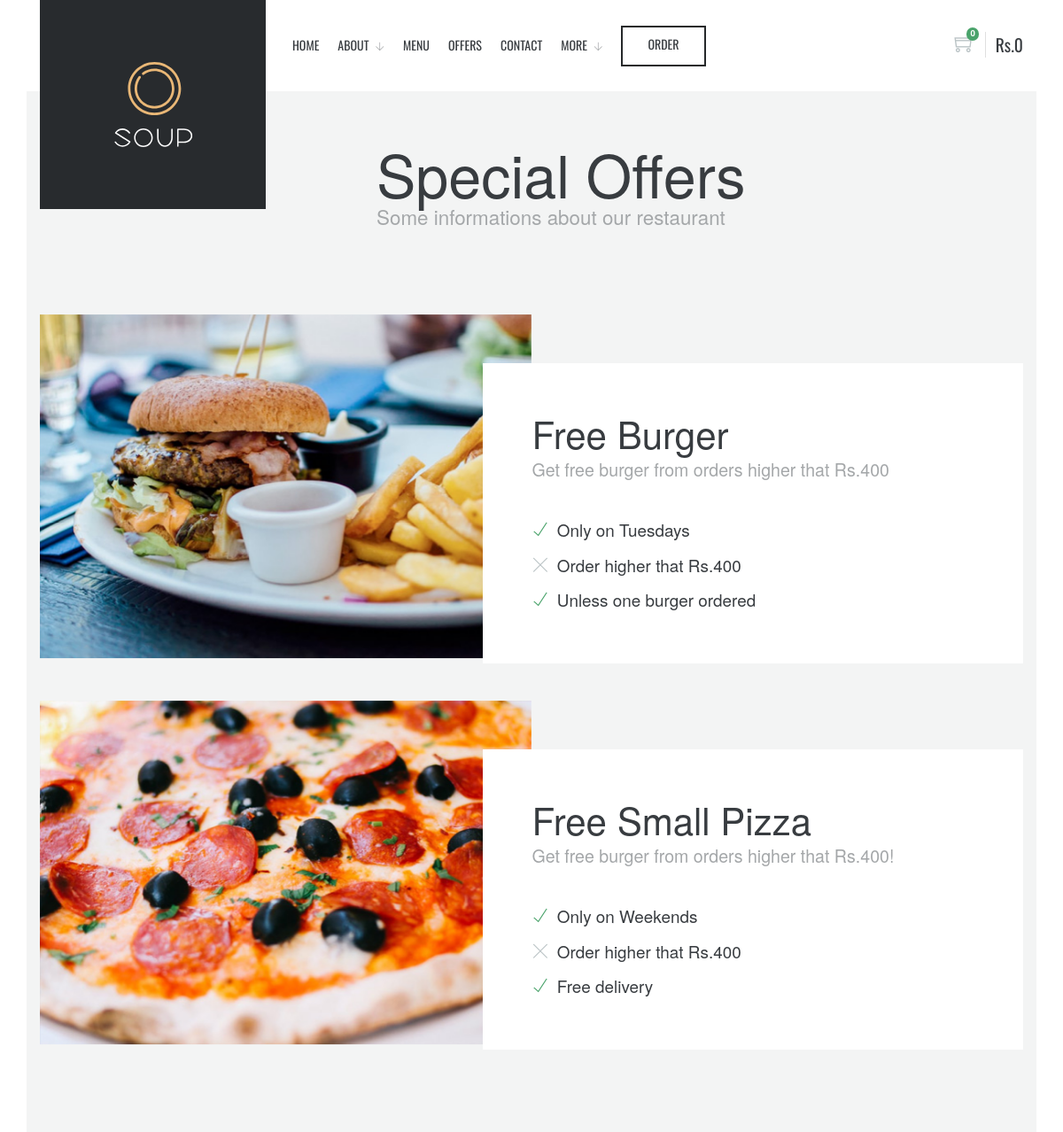
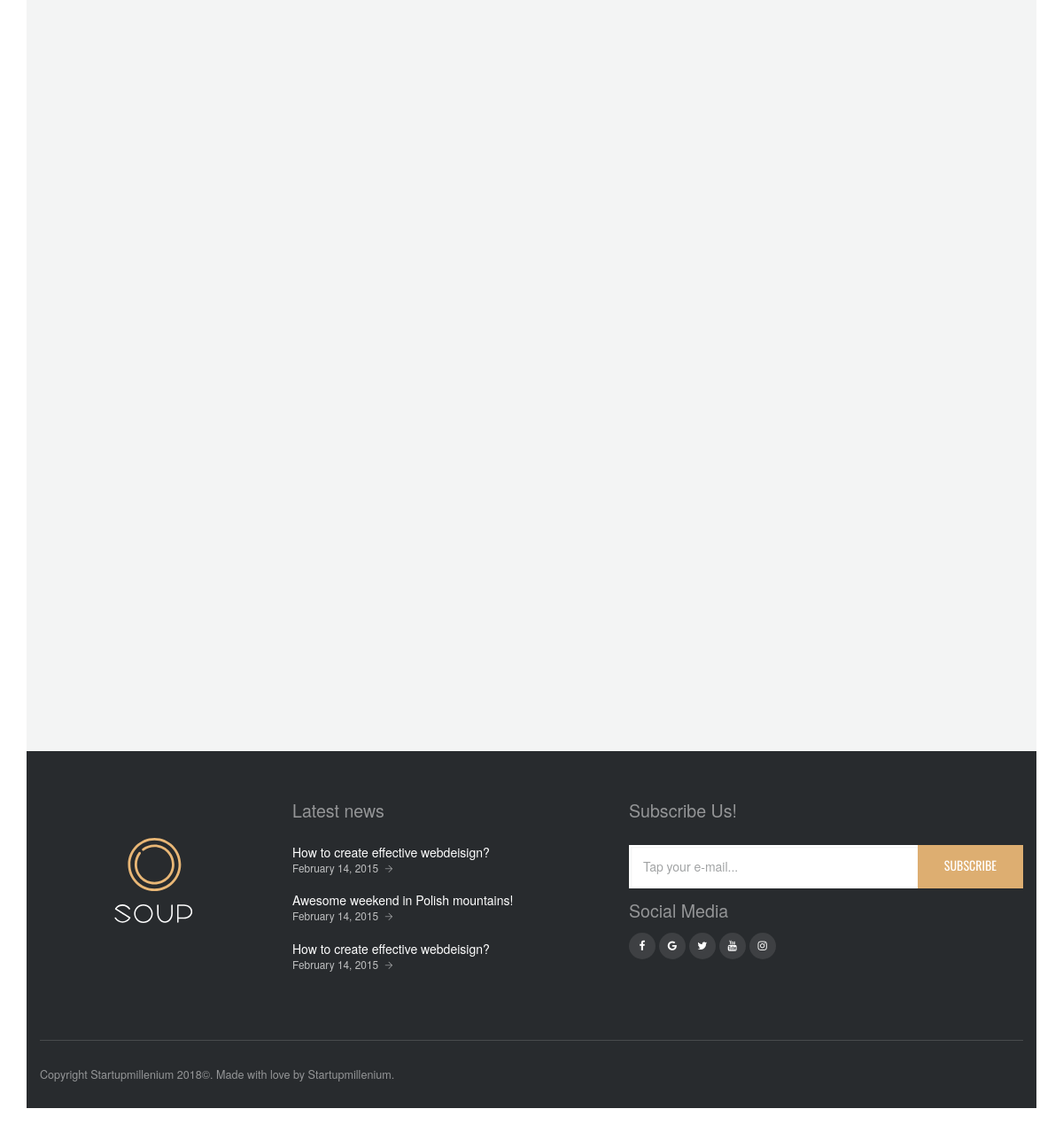
Screenshot of /offer.php with the database file from the repository (2 pictures, top to bottom).
### tables this page shows
CREATE TABLE `soup_offers` (
  `id` int(11) NOT NULL,
  `offer_title` varchar(30) NOT NULL,
  `offer_description` varchar(100) NOT NULL,
  `image` varchar(100) NOT NULL,
  `offer_cond1` varchar(10) NOT NULL,
  `offer_condition1` varchar(100) NOT NULL,
  `offer_cond2` varchar(10) NOT NULL,
  `offer_condition2` varchar(100) NOT NULL,
  `offer_cond3` varchar(10) NOT NULL,
  `offer_condition3` varchar(100) NOT NULL
);

### offer.php (the view, shortened to what this page needs)
<!DOCTYPE html>
<html lang="en">
<head>
<link rel="stylesheet" href="assets/plugins/bootstrap/dist/css/bootstrap.min.css" />
<link rel="stylesheet" href="assets/plugins/slick-carousel/slick/slick.css" />
<link rel="stylesheet" href="assets/plugins/animate.css/animate.min.css" />
<link rel="stylesheet" href="assets/plugins/animsition/dist/css/animsition.min.css" />
<link rel="stylesheet" href="assets/css/themify-icons.css" />
<link rel="stylesheet" href="assets/plugins/font-awesome/css/font-awesome.min.css" />
<link id="theme" rel="stylesheet" href="assets/css/themes/theme-beige.min.css" />
</head>
<body>
<?php
            $tot=0;
            $total_results=0;
            ?>
<div id="body-wrapper" class="animsition">
    <header id="header" class="light">
        <div class="container">
            <div class="row">
                <div class="col-md-3">
                    <div class="module module-logo dark">
                        <a href="index.php">
                            <img src="assets/img/logo-light.svg" alt="" width="88">
                        </a>
                    </div>
                </div>
                <div class="col-md-7">
                    <nav class="module module-navigation left mr-4">
                        <ul id="nav-main" class="nav nav-main">
                            <li><a href="index.php">Home</a></li>
                            <li class="has-dropdown">
                                <a href="#">About</a>
                            </li>
                            <li><a href="menu.php">Menu</a></li>
                            <li><a href="offer.php">Offers</a></li>
                            <li><a href="contact.php">Contact</a></li>
                            <li class="has-dropdown">
                                <a href="#">More</a>
                            </li>
                        </ul>
                    </nav>
                    <div class="module left" >
                        <a href="menu.php" class="btn btn-outline-secondary"><span>Order</span></a>
                    </div>
                </div>
                <div class="col-md-2">
                    <a href="#" class="module module-cart right" data-toggle="panel-cart">
                        <span class="cart-icon">
                            <i class="ti ti-shopping-cart"></i>
                            <span class="notification"><?php echo $total_results;  ?></span>
                        </span>
                        <span class="cart-value">Rs.<?php echo $tot;  ?></span>
                    </a>
                </div>
            </div>
        </div>
    </header>
    <div id="content">
        <div class="page-title bg-light">
            <div class="container">
                <div class="row">
                    <div class="col-lg-8 push-lg-4">
                        <h1 class="mb-0">Special Offers</h1>
                        <h4 class="text-muted mb-0">Some informations about our restaurant</h4>
                    </div>
                </div>
            </div>
        </div>
        <div class="page-content bg-light">
            <div class="container">
 <?php
              $mysqli = mysqli_connect("localhost", "root", "", "food");
            $per_page = 5000;
            if ($result = $mysqli->query("SELECT * FROM soup_offers "))
            {
            if ($result->num_rows != 0)
            {
            $total_results = $result->num_rows;
            $total_pages = ceil($total_results / $per_page);
            if (isset($_GET['page']) && is_numeric($_GET['page']))
            {
            $show_page = $_GET['page'];
            if ($show_page > 0 && $show_page <= $total_pages)
            {
            $start = ($show_page -1) * $per_page;
            $end = $start + $per_page;
            }
            else
            {
            $start = 0;
            $end = $per_page;
            }
            }
            else
            {
            $start = 0;
            $end = $per_page;
            }
            for ($i = $start; $i < $end; $i++)
            {
            if ($i == $total_results) { break; }
            $result->data_seek($i);
            $row = $result->fetch_row();
            ?>
                <div class="special-offer mb-5 animated" data-animation="fadeIn">
                    <img src="assets/img/photos/<?php echo $row[3] ?>" alt="" class="special-offer-image">
                    <div class="special-offer-content">
                        <h2 class="mb-2"><?php echo $row[1] ?></h2>
                        <h5 class="text-muted mb-5"><?php echo $row[2] ?></h5>
                        <ul class="list-check text-lg mb-0">
                            <li class="<?php echo $row[4] ?>"><?php echo $row[5] ?></li>
                            <li class="<?php echo $row[6] ?>"><?php echo $row[7] ?></li>
                            <li class="<?php echo $row[8] ?>"><?php echo $row[9] ?></li>
                        </ul>
                    </div>
                </div>
 <?php
}
}
}
            ?>
            </div>
        </div>
        <footer id="footer" class="bg-dark dark">
            <div class="container">
                <div class="footer-first-row row">
                    <div class="col-lg-3 text-center">
                        <a href="index.html"><img src="assets/img/logo-light.svg" alt="" width="88" class="mt-5 mb-5"></a>
                    </div>
                    <div class="col-lg-4 col-md-6">
                        <h5 class="text-muted">Latest news</h5>
                        <ul class="list-posts">
                            <li>
                                <a href="blog.html" class="title">How to create effective webdeisign?</a>
                                <span class="date">February 14, 2015</span>
                            </li>
                            <li>
                                <a href="blog.html" class="title">Awesome weekend in Polish mountains!</a>
                                <span class="date">February 14, 2015</span>
                            </li>
                            <li>
                                <a href="blog.html" class="title">How to create effective webdeisign?</a>
                                <span class="date">February 14, 2015</span>
                            </li>
                        </ul>
                    </div>
                    <div class="col-lg-5 col-md-6">
                        <h5 class="text-muted">Subscribe Us!</h5>
                        <form action="#" id="sign-up-form" class="sign-up-form validate-form mb-3" method="POST">
                            <div class="input-group">
                                <input name="EMAIL" id="mce-EMAIL" type="email" class="form-control" placeholder="Tap your e-mail..." required>
                                <span class="input-group-btn">
                                    <button class="btn btn-primary btn-submit" type="submit">
                                        <span class="description">Subscribe</span>
                                    </button>
                                </span>
                            </div>
                        </form>
                        <h5 class="text-muted mb-3">Social Media</h5>
                        <a href="#" class="icon icon-social icon-circle icon-sm icon-facebook"><i class="fa fa-facebook"></i></a>
                        <a href="#" class="icon icon-social icon-circle icon-sm icon-google"><i class="fa fa-google"></i></a>
                        <a href="#" class="icon icon-social icon-circle icon-sm icon-twitter"><i class="fa fa-twitter"></i></a>
                        <a href="#" class="icon icon-social icon-circle icon-sm icon-youtube"><i class="fa fa-youtube"></i></a>
                        <a href="#" class="icon icon-social icon-circle icon-sm icon-instagram"><i class="fa fa-instagram"></i></a>
                    </div>
                </div>
                <div class="footer-second-row">
                    <span class="text-muted">Copyright Startupmillenium 2018©. Made with love by Startupmillenium.</span>
                </div>
            </div>
        </footer>
    </div>
</div>
</body>
</html>

### rows the page displays
soup_offers: image (picture), offer_title "Free Burger", offer_description "Get free burger from orders higher that Rs.400", offer_condition1 "Only on Tuesdays", offer_condition2 "Order higher that Rs.400", offer_condition3 "Unless one burger ordered"
soup_offers: image (picture), offer_title "Free Small Pizza", offer_description "Get free burger from orders higher that Rs.400!", offer_condition1 "Only on Weekends", offer_condition2 "Order higher that Rs.400", offer_condition3 "Free delivery"

### other values shown
$total_results "0"
$tot "0"
